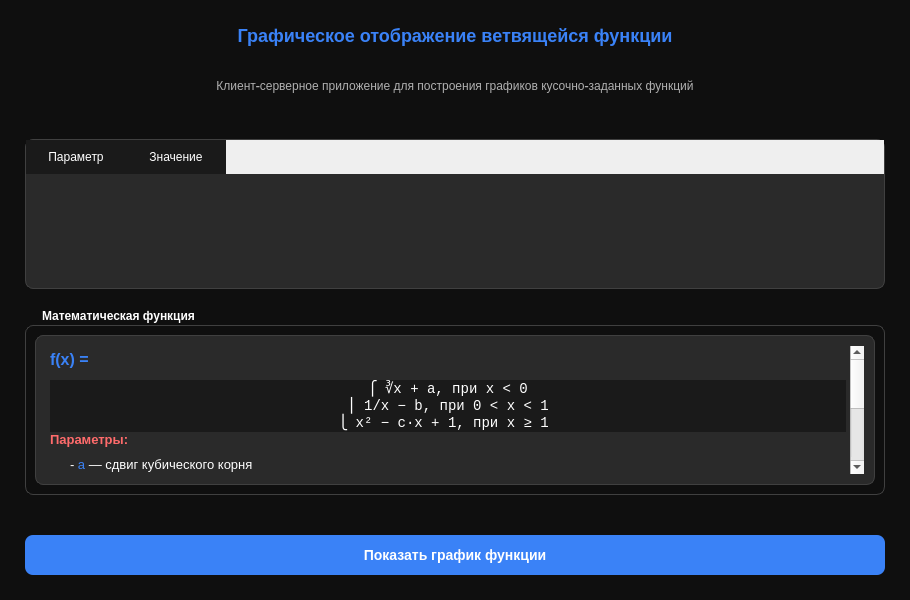
<?xml version="1.0" encoding="UTF-8"?>
<ui version="4.0">
<class>ProjectDescriptionDialog</class>
<widget class="QDialog" name="ProjectDescriptionDialog">
<property name="geometry">
<rect>
<x>0</x>
<y>0</y>
<width>910</width>
<height>600</height>
</rect>
</property>
<property name="windowTitle">
<string>Описание проекта — Графическое отображение ветвящейся функции</string>
</property>
<property name="styleSheet">
<string notr="true">
QDialog {
background-color: #0F0F0F;
}
QLabel {
color: white;
font-size: 14px;
}
QTextEdit {
background-color: #2A2A2A;
border: 1px solid #404040;
padding: 10px;
border-radius: 8px;
color: white;
font-family: 'Consolas', 'Monaco', monospace;
font-size: 13px;
}
QTableWidget {
background-color: #2A2A2A;
border: 1px solid #404040;
border-radius: 8px;
color: white;
}
QTableWidget::item {
padding: 8px;
border: 1px solid #404040;
}
QTableWidget::item:selected {
background-color: #3A82F7;
}
QHeaderView::section {
background-color: #1A1A1A;
color: white;
padding: 8px;
border: none;
}
QGroupBox {
color: white;
font-weight: bold;
border: 1px solid #404040;
border-radius: 8px;
margin-top: 16px;
}
QGroupBox::title {
subcontrol-origin: margin;
left: 10px;
padding: 0 5px 0 5px;
}
QPushButton {
background-color: #3A82F7;
color: white;
border: none;
padding: 12px 24px;
border-radius: 8px;
font-weight: bold;
font-size: 14px;
}
QPushButton:hover {
background-color: #2C65BF;
}
</string>
</property>
<layout class="QVBoxLayout" name="verticalLayout">
<property name="spacing">
<number>20</number>
</property>
<property name="margin" stdset="0">
<number>25</number>
</property>
<item>
<widget class="QLabel" name="titleLabel">
<property name="styleSheet">
<string notr="true">
QLabel {
color: #3A82F7;
font-size: 18px;
font-weight: bold;
margin-bottom: 10px;
}
</string>
</property>
<property name="text">
<string>Графическое отображение ветвящейся функции</string>
</property>
<property name="alignment">
<set>Qt::AlignmentFlag::AlignCenter</set>
</property>
</widget>
</item>
<item>
<widget class="QLabel" name="subtitleLabel">
<property name="styleSheet">
<string notr="true">
QLabel {
color: #B0B0B0;
font-size: 12px;
margin-bottom: 25px;
}
</string>
</property>
<property name="text">
<string>Клиент‑серверное приложение для построения графиков кусочно‑заданных функций</string>
</property>
<property name="alignment">
<set>Qt::AlignmentFlag::AlignCenter</set>
</property>
</widget>
</item>
<item>
<widget class="QTableWidget" name="projectInfoTable">
<property name="editTriggers">
<set>QAbstractItemView::EditTrigger::NoEditTriggers</set>
</property>
<property name="selectionMode">
<enum>QAbstractItemView::SelectionMode::SingleSelection</enum>
</property>
<property name="selectionBehavior">
<enum>QAbstractItemView::SelectionBehavior::SelectRows</enum>
</property>
<column>
<property name="text">
<string>Параметр</string>
</property>
</column>
<column>
<property name="text">
<string>Значение</string>
</property>
</column>
</widget>
</item>
<item>
<widget class="QGroupBox" name="functionGroupBox">
<property name="title">
<string>Математическая функция</string>
</property>
<layout class="QVBoxLayout" name="functionLayout">
<item>
<widget class="QTextEdit" name="functionDisplay">
<property name="readOnly">
<bool>true</bool>
</property>
<property name="html">
<string notr="true">
&lt;div style='line-height: 1.6;'&gt;
&lt;span style='font-size:16px; font-weight:600; color:#3A82F7; display:block; margin-bottom:15px;'&gt;f(x) =&lt;/span&gt;
&lt;div style='background:#1A1A1A; border-radius:8px; padding:15px; margin-bottom:20px; text-align:center;'&gt;
&lt;div style='font-family:monospace; font-size:14px; color:white;'&gt;
⎧ ∛x + a, при x &lt; 0&lt;br&gt;
⎪ 1/x − b, при 0 &lt; x &lt; 1&lt;br&gt;
⎩ x² − c·x + 1, при x ≥ 1
&lt;/div&gt;
&lt;/div&gt;
&lt;div style='color:#FF6B6B; font-weight:600; margin-bottom:10px;'&gt;Параметры:&lt;/div&gt;
&lt;div style='margin-left:20px; margin-bottom:15px;'&gt;
- &lt;span style='color:#3A82F7;'&gt;a&lt;/span&gt; — сдвиг кубического корня&lt;br&gt;
- &lt;span style='color:#3A82F7;'&gt;b&lt;/span&gt; — сдвиг гиперболы&lt;br&gt;
- &lt;span style='color:#3A82F7;'&gt;c&lt;/span&gt; — коэффициент квадратичной функции
&lt;/div&gt;
&lt;div style='color:#FF6B6B; font-weight:600; margin-bottom:10px;'&gt;Особенности:&lt;/div&gt;
&lt;div style='margin-left:20px;'&gt;
- Разрыв в точке x = 0 (из‑за 1/x)&lt;br&gt;
- Плавный переход в точке x = 1&lt;br&gt;
- Возможность динамического изменения параметров a, b, c&lt;br&gt;
- Визуализация всех трёх участков разными цветами
&lt;/div&gt;
&lt;/div&gt;
</string>
</property>
</widget>
</item>
</layout>
</widget>
</item>
<item>
<widget class="QPushButton" name="showGraphButton">
<property name="styleSheet">
<string notr="true">
QPushButton {
background-color: #3A82F7;
color: white;
border: none;
padding: 12px 30px;
border-radius: 8px;
font-weight: bold;
font-size: 14px;
margin-top: 20px;
}
QPushButton:hover {
background-color: #2C65BF;
}
QPushButton:pressed {
background-color: #2553A0;
}
</string>
</property>
<property name="text">
<string>Показать график функции</string>
</property>
<property name="fixedHeight" stdset="0">
<number>45</number>
</property>
</widget>
</item>
</layout>
</widget>
<resources/>
<connections/>
</ui>
